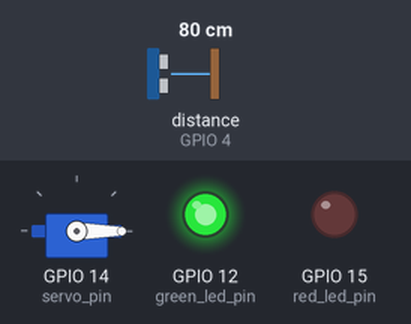
This program was run on a simulated ESP8266 (Wemos D1 mini). Shown: servo, output pins drawn as LEDs (lit = HIGH). The test bench sets the inputs (shaded band); at power-on: distance to the obstacle (sensor on GPIO 4) 80 cm. The echo pulse lasts 58.3 µs per cm; pins used as bus, display or sensor lines are not drawn; what the program prints to the serial monitor is not drawn.

Above: at 0.1 s.
At 2.4 s:
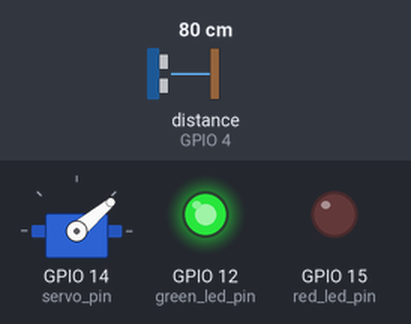
At 7.1 s:
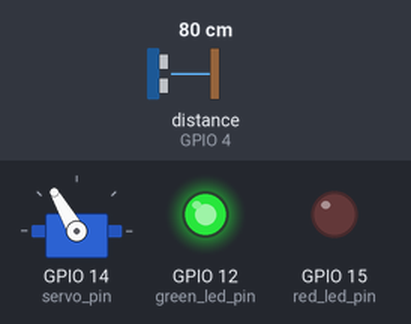
At 19.3 s:
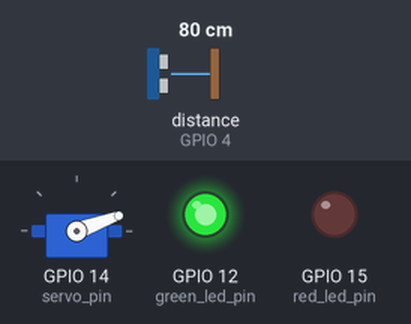
Timing chart, 0 to 20.8 s (numbered marks = the images above):
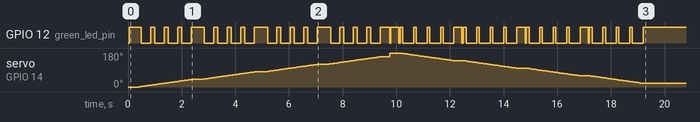

The program:

main.cpp
```cpp
//#include <Arduino.h>
#include <Servo.h>
#include <headers.h>

#define red_led_pin 15
#define green_led_pin 12
#define servo_pin 14

#define echoPin 4 //  pin D1  of the Wemos
#define trigPin 5 //  pin D2 of the wemos


road_blocker my_blocker;

void setup() {
  Serial.begin(9600);
  Serial.print("");
  Serial.print("starting SETUP ....");
  my_blocker.Green_led.led_pin = green_led_pin;
  my_blocker.Green_led.init_led();
  my_blocker.Red_led.led_pin = red_led_pin;
  my_blocker.Red_led.init_led();
  my_blocker.gate_servo.attach(servo_pin);
  my_blocker.servo_close =  SERVO_CLOSE1;
  my_blocker.dist_sensor.init_US_sensor(trigPin,echoPin);

  //my_blocker.test_leds();
  //my_blocker.test_sensor();


/*
  while(true) {
    Serial.print(".");
    wait_millis(200);
  } // of while()
*/

  my_blocker.test_servo_full_move();


  //Serial.print("Open");
  //my_blocker.cng_gate_new(my_blocker.servo_close, GATE_OPEN_NEW);
  //my_blocker.cng_gate_new(GATE_OPEN_NEW,my_blocker.servo_close);
  //Serial.print("Open");
  //my_blocker.cng_gate_new(my_blocker.servo_close, GATE_OPEN_NEW);
  //Serial.print("Open");

}
void loop(){


  my_blocker.check_sensor();
  //Serial.println("");
  //Serial.print("// ");
  //Serial.print(my_blocker.dist_sensor.dist);
  //Serial.print(" // ");
  //Serial.print(my_blocker.change_it);

  if(my_blocker.change_it) {
    // Need to change the gate
    //Serial.println(" changing gate. ");

    //Serial.print("my_blocker.opened: ");
    //Serial.print(my_blocker.opened);
    //Serial.print("  GATE_OPEN_NEW: ");
    //Serial.print(GATE_OPEN_NEW);
    //Serial.print("  my_blocker.servo_close: ");
    //Serial.print(my_blocker.servo_close);
    //Serial.print();
    if (my_blocker.opened) {
      //Serial.println(" if1 ");
      // gate was opened - close it
      my_blocker.cng_gate_new(GATE_OPEN_NEW,my_blocker.servo_close);
    }// of internal if()
    else {
      //Serial.println(" else1 ");
      // gate was closed - open it
      my_blocker.cng_gate_new(my_blocker.servo_close, GATE_OPEN_NEW);
    } // end else()
  my_blocker.change_it = false;
  } // of external if()

  //Serial.println("end loop");
  wait_millis(1000);

}
```

headers.h
```cpp
#define GATE_OPEN 0
#define GATE_CLOSED 1
#define GATE_SIDE2  2

#define GATE_CLOSE1 0
#define GATE_CLOSE2 0

#define CLOSE_DIST 20 // was 7

#define SERVO_OPEN   0
#define SERVO_CLOSE 90
#define SERVO_SIDE2 180

// new
#define GATE_OPEN_NEW 90
#define SERVO_CLOSE1 0
#define SERVO_CLOSE2 180
#define SERVO_DELAY 50


#define DIR_DOWN  -1
#define DIR_UP  1


long duration;
int distance;

// Position    | angle | t_stp | angle change
// Servo Open  |  0    |  +    | 0   -> 90
// Servo Close | 90    |  -    | 90  ->  0
// Servo Side2 | 180   |  -    | 180 -> 90


void wait_millis(int _period_ms) {
  unsigned long time_now = millis();
  while(millis() < time_now+_period_ms);
} // of wait_millis


class US_sensor {
    public:
    int trig_pin;
    int echo_pin;
    int dist;


    void init_US_sensor(int _trig,int _echo) {
        trig_pin = _trig;
        echo_pin = _echo;
        pinMode(trig_pin, OUTPUT);
        pinMode(echo_pin, INPUT);
    }

    void read_US_sensor(int _trig,int _echo) {
      // Clears the trigPin condition
      digitalWrite(_trig, LOW);
      delayMicroseconds(2);
      // Sets the trigPin HIGH (ACTIVE) for 10 microseconds
      digitalWrite(_trig, HIGH);
      delayMicroseconds(10); // was 10. should be 50??
      digitalWrite(_trig, LOW);
      duration = pulseIn(_echo, HIGH,2350000UL); // for 40 cm max
      dist = duration * 0.034 / 2; // Speed of sound wave divided by 2 (go and back)
  } // of read_US_sensor()
}; // of class US_sensor

class Led {
    public:
    int led_pin;

    void init_led() {
      pinMode(led_pin, OUTPUT);
      //Serial.print("init_led: ");
      //Serial.println(led_pin);
    }
    void set_led_on() {
        digitalWrite(led_pin,HIGH);
        //Serial.print("Led ON : ");
        //Serial.println(led_pin);
    }
    void set_led_off() {
        digitalWrite(led_pin,LOW);
        //Serial.print("Led OFF : ");
        //Serial.println(led_pin);
    }
}; // of class led


class road_blocker {
  public:
    Led Green_led;
    Led Red_led;
    US_sensor dist_sensor;
    Servo gate_servo;
    int gate_cng_t = 3150; // time (ms) for change gate position
    int gate_steps_n = 90;
    bool opened_gate = false; // current status of the gate
    bool change_it = false;  // chnage the gate from open to close or from close to open
    bool opened;  // the status if the gate true: opened. false: closed


  int servo_close = 777;


    void check_sensor() {
      dist_sensor.read_US_sensor(dist_sensor.trig_pin ,dist_sensor.echo_pin);

      if (dist_sensor.dist>0 && dist_sensor.dist< CLOSE_DIST) {
        change_it = true;
        Serial.println("");
        Serial.print(" within if, change it is now true. dist_sensor.dist:  ");
        Serial.println(dist_sensor.dist);
      } // of if()
    } // of open_gate()

    //void open_gate() {};


// -------------------------------------------------
    void cng_gate_new(int _from,int _to) {
      // make sure both LEDs are off
      Green_led.set_led_off();
      Red_led.set_led_off();
      //bool opening; // opening the ggate or close it
      //Serial.println(" in cng_gate_new:");

      Led cur_led;
      if (_from==GATE_OPEN_NEW) {
        // closing
        //opening=false;
        cur_led = Red_led;
        opened = false;
      } // of if()
      else {
        // opening
        //opening=true;
        cur_led = Green_led;
        opened = true;
      } // of else()


      //Serial.print(" _from:");
      //Serial.print(_from);
      //Serial.print(" to: ");
      //Serial.print(_to);
      //Serial.print(" opened: ");
      //Serial.println(opened);

      int blnk_cycle = 10;
      int blnk_on = 3;

      if (_to>_from) {
        //Serial.print(" UP ");
        for(int i=_from;i<= _to;i++) {
          //Serial.print(" ");
          //Serial.print(i);
          if (i%blnk_cycle<blnk_on) {
            // light the LED from 0-2
            cur_led.set_led_on();
          } // of if()
          else {
            // shut the LED
            cur_led.set_led_off();
          } // of else()
          gate_servo.write(i);
          delay(SERVO_DELAY);
        } // of for()
      } // of if()
      else{
        //Serial.print(" DOWN ");
          for(int i=_from;i>= _to;i--) {
            //Serial.print(" ");
            //Serial.print(i);
            if (i%blnk_cycle>blnk_cycle-blnk_on) {
            // light the LED, from 7-9
            cur_led.set_led_on();
          } // of if()
          else {
            // shut the LED
            cur_led.set_led_off();
          } // of else()
            gate_servo.write(i);
            delay(SERVO_DELAY);
        } // of for()
      } // of else()

    if (opened)
      Green_led.set_led_on();
    else
      Red_led.set_led_on();

    } // of cng_gate_new() - should replace the current

// -------------------------------------------------


    void test_sensor() {

      for (int i=0;i<20;i++) {
        dist_sensor.read_US_sensor(dist_sensor.trig_pin,dist_sensor.echo_pin);
        Serial.println(dist_sensor.dist);
        delay (250);
      }
    } // of test_sensor

    void test_leds() {
      int blink_delay = 500;
      for (int i=0;i<5;i++) {
        Green_led.set_led_on();
        Red_led.set_led_off();
        delay(blink_delay);
        Green_led.set_led_off();
        Red_led.set_led_on();
        delay(blink_delay);
      } // of for loop
    } // of test_leds()

void write_servo(int _angle1,int _angle2,int _step) {
 //int steps = 10;
  int i;
  int inc = int((_angle2-_angle1)/_step);
  int blink_num=3;
  int blink_time = _step/blink_num;
  int blink_cnt=0;

  Serial.print(_angle1);
  Serial.print("/");
  Serial.print(_angle2);
  Serial.print("/");
  Serial.println(inc);

  if (_angle1==_angle2) {
    Serial.print("a");
    return;
  }
  if (_angle2>_angle1) {
    Serial.print("b");

//int blink_time = _step/blink_num;
//  int blink_cnt=0;


    for(i=_angle1;i<_angle2;i+=inc,blink_cnt++) {
        if ((blink_cnt%blink_time)==0) {
            // time to blink the led
        }
      Serial.print("<");
      Serial.print(i);
      //Serial.print(">");
      gate_servo.write(i);
      wait_millis(100);
    } // of for()
    gate_servo.write(_angle2); // fix div & int angle
  } // of if()
  else {
    Serial.print("c");

    for(i=_angle1;i>_angle2;i+=inc) {
      Serial.print("<");
      Serial.print(i);
      //Serial.print(">");
      gate_servo.write(i);
      wait_millis(50);
    } // of for()
    gate_servo.write(_angle2); // fix div & int angle
  } // of else()
} // of write_servo()

void test_servo() {
    int step=0;
    write_servo(SERVO_OPEN,SERVO_CLOSE,step);
    wait_millis(300);
    write_servo(SERVO_CLOSE,SERVO_OPEN,step);
    wait_millis(300);
    write_servo(SERVO_OPEN,SERVO_CLOSE,step);
} // of test_servo


void test_servo_full_move() {
    int i=666;
    int prev_i=0;
    for (i=0;i<=180;i+=40) {
    cng_gate_new(prev_i, i);
    Serial.print(" ");
    Serial.print(i);
    prev_i = i;
    wait_millis(300);
  } // of for()

    prev_i = 180;
    for (i=180;i>=0;i-=40) {
    cng_gate_new(prev_i, i);
    Serial.print(" ");
    Serial.print(i);
    prev_i = i;
    wait_millis(300);
  } // of for()
  wait_millis(2000);
} // of test_servo_full_move


}; // of road_blocker class
```
